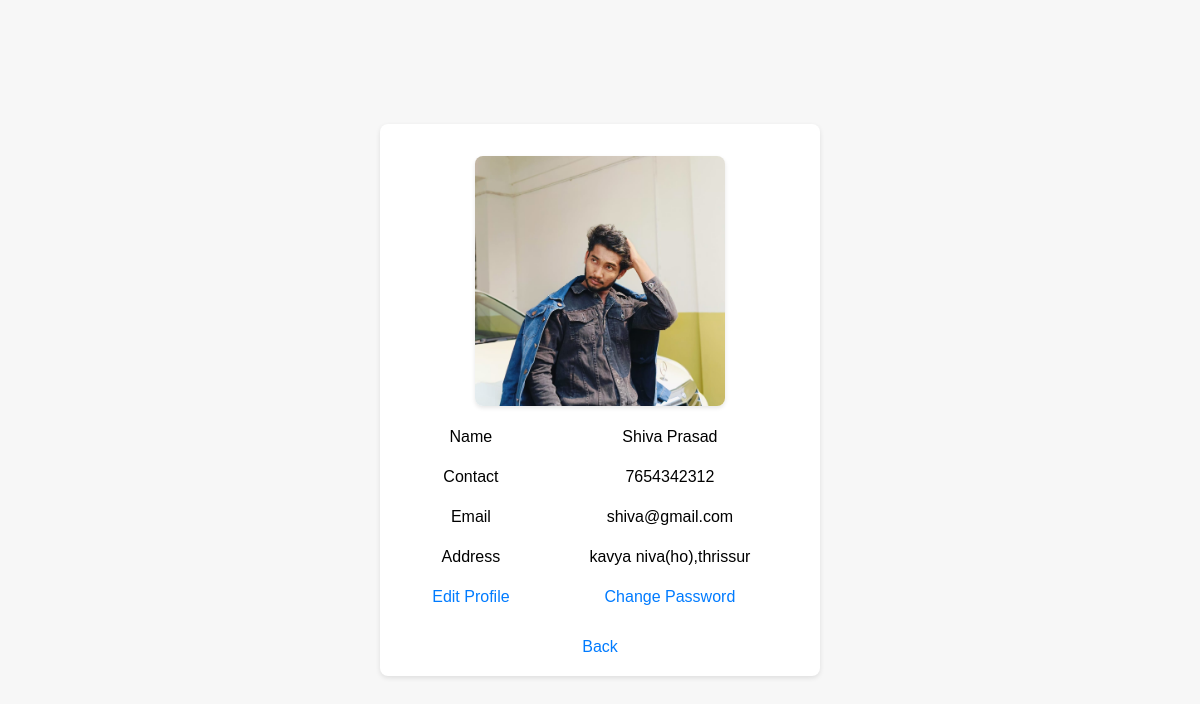
The app's page /Myprofile/ (signed in) with its own data.
### Teacher/models.py (models this page shows)
class tbl_student(models.Model):
    student_name=models.CharField(max_length=50)
    student_contact=models.CharField(max_length=15)
    student_email=models.EmailField()
    student_address=models.TextField()
    student_photo=models.FileField(upload_to='StudentDocs/')
    placeid=models.ForeignKey(tbl_place,on_delete=models.CASCADE,null=True)
    student_gender=models.CharField(max_length=10)
    batchid=models.ForeignKey(tbl_batch,on_delete=models.CASCADE,null=True)
    student_password=models.CharField(max_length=50,unique=True)

### Student/views.py (the view)
# urls.py: path('Myprofile/', views.Myprofile,name="myprofile"),
def Myprofile(request):
    studentdata=tbl_student.objects.get(id=request.session['sid'])
    return render(request,"Student/Myprofile.html",{'student':studentdata})

### Student/Templates/Student/Myprofile.html (shortened to what this page needs)
<!DOCTYPE html>
<html lang="en">
<head>
</head>
<body>
    <br>
    <form action="" method="post">
        <table>
            <tr>
                <td colspan="2"><img src="{{ student.student_photo.url }}" alt="Profile Picture"></td>
            </tr>
            <tr>
                <td>Name</td>
                <td>{{ student.student_name }}</td>
            </tr>
            <tr>
                <td>Contact</td>
                <td>{{ student.student_contact }}</td>
            </tr>
            <tr>
                <td>Email</td>
                <td>{{ student.student_email }}</td>
            </tr>
            <tr>
                <td>Address</td>
                <td>{{ student.student_address }}</td>
            </tr>
            <tr>
                <td><a href="{% url 'wstudent:editprofile' %}">Edit Profile</a></td>
                <td><a href="{% url 'wstudent:changepassword' %}">Change Password</a></td>
            </tr>
        </table>
        <a href="{% url 'wstudent:homepage' %}" class="back-button">Back</a>
    </form>
</body>
</html>

### Student/Templates/Student/Myprofile.html (style rules this page uses)
body { font-family: Arial, sans-serif; background-color: #f7f7f7; margin: 0; padding: 0; display: flex; justify-content: center; align-items: center; height: 100vh; }
form { width: 400px; padding: 20px; border-radius: 8px; background-color: #fff; box-shadow: 0px 2px 5px rgba(0, 0, 0, 0.1); }
table { width: 100%; }
td { padding: 10px; text-align: center; }
img { display: block; margin: 0 auto; width: 250px; height: 250px; object-fit: cover; border-radius: 8px; box-shadow: 0 2px 4px rgba(0, 0, 0, 0.1); }
a { text-decoration: none; color: #007bff; }
.back-button { display: block; text-align: center; margin-top: 20px; }

### records on screen
tbl_student: student_photo (picture), student_name "Shiva Prasad", student_contact "7654342312", student_email "shiva@gmail.com", student_address "kavya niva(ho),thrissur"
